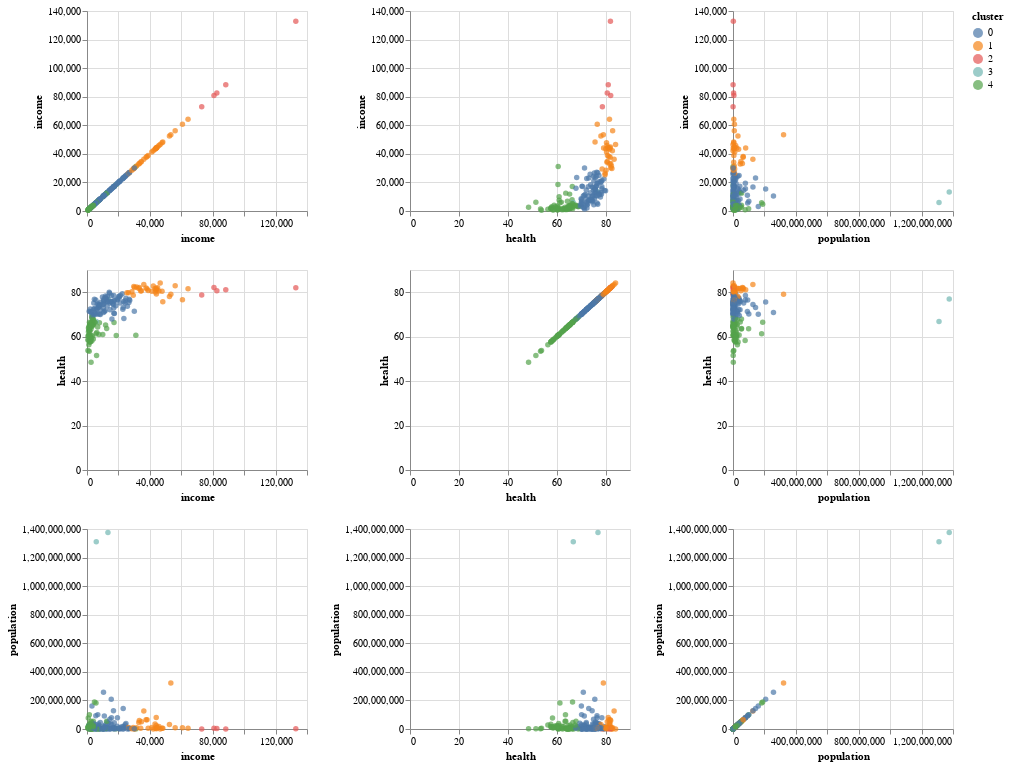

Notebook source saved alongside this figure:
### Code cell
alt.Chart(gapminder).mark_circle().encode(
    alt.X(alt.repeat('column'), type='quantitative'),
    alt.Y(alt.repeat('row'), type='quantitative'),
    color='cluster:N',
    tooltip='country'
).properties(
    width=220 , 
    height=200
).repeat(
    row=['income','health','population'],
    column=['income','health','population']
)

### Figure 1 — Vega-Lite specification as saved in the notebook (floating-point values rounded to 4 significant figures; data arrays with more than 128 entries replaced by an {"elided": "..."} marker saying what was removed)
{"$schema": "https://vega.github.io/schema/vega-lite/v3.4.0.json", "config": {"background": "white", "mark": {"tooltip": null}, "view": {"height": 300, "width": 400}}, "datasets": {"data-711aac35f8bdefa89aa31f834c2d61b8": {"elided": "187 records"}}, "repeat": {"column": ["income", "health", "population"], "row": ["income", "health", "population"]}, "spec": {"data": {"name": "data-711aac35f8bdefa89aa31f834c2d61b8"}, "encoding": {"color": {"field": "cluster", "type": "nominal"}, "tooltip": {"field": "country", "type": "nominal"}, "x": {"field": {"repeat": "column"}, "type": "quantitative"}, "y": {"field": {"repeat": "row"}, "type": "quantitative"}}, "height": 200, "mark": "circle", "width": 220}}
